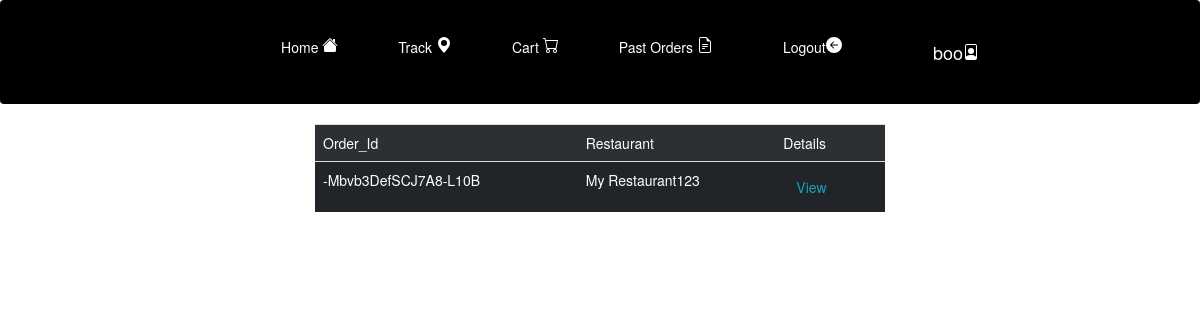
The app's page /past_orders (signed in), older data.
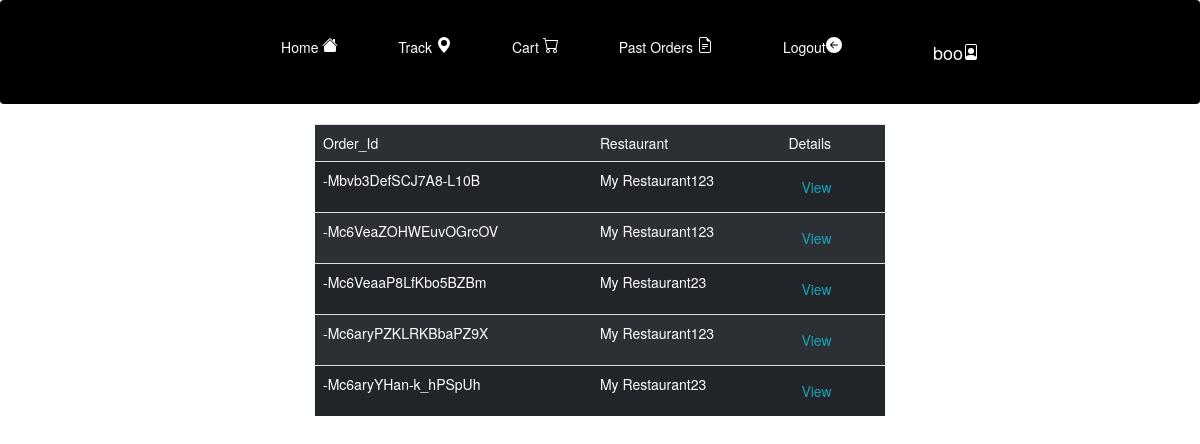
The same page, newer data.
### foodkart/models.py (models this page shows, shortened)
class User(AbstractUser):
    is_customer = models.BooleanField(default=False)
    is_restaurant = models.BooleanField(default=False)
    is_delivery = models.BooleanField(default=False)

class Orders(models.Model):
    order_id=models.CharField(max_length=300,default="XXX")
    restaurant_id=models.ForeignKey(Restaurant,on_delete=models.CASCADE, related_name="user1")
    customer_id=models.ForeignKey(settings.AUTH_USER_MODEL,on_delete=models.CASCADE, related_name="user2")
    exec_id=models.ForeignKey(settings.AUTH_USER_MODEL,on_delete=models.CASCADE, related_name="user3", null=True)
    items=JSONField()
    total_price=models.DecimalField(default=0.00, max_digits=10, decimal_places=2)

class Restaurant(models.Model):
    user=models.OneToOneField(settings.AUTH_USER_MODEL, on_delete=models.CASCADE, primary_key=True)
    reg_num=models.CharField(max_length=200)
    res_name=models.CharField(max_length=200)
    owner=models.CharField(max_length=60)
    mobile = PhoneNumberField()
    latitude=models.DecimalField(max_digits=30, decimal_places=25)
    longitude=models.DecimalField(max_digits=30, decimal_places=25)
    Building=models.CharField(max_length=50, blank=True)
    Floor=models.IntegerField(null=True)
    City=models.CharField(max_length=100)
    State=models.CharField(max_length=100)
    Pin=models.IntegerField()

### foodkart/views.py (the view)
# urls.py: path('past_orders', views.PastOrderlist.as_view(), name='past_order_list'),
class PastOrderlist(UserPassesTestMixin, ListView,LoginRequiredMixin):
    def test_func(self):
        return self.request.user.is_customer
    model=Orders
    template_name='pastorders.html'
    def get_queryset(self):
        orders= Orders.objects.filter(customer_id=self.request.user).select_related('restaurant_id')
        res=[]
        for o in orders:
            r=o.restaurant_id
            res.append({'order_id': o.order_id,'rest_name': r.res_name,'items': (o.items)})
        print(res)
        return res

### templates/pastorders.html (shortened to what this page needs)
{% load static %}
<!DOCTYPE html>
<html>
<head>
</head>
<link rel="stylesheet" href="https://maxcdn.bootstrapcdn.com/bootstrap/4.0.0/css/bootstrap.min.css"
>
<link rel="stylesheet" href="https://maxcdn.bootstrapcdn.com/bootstrap/3.4.1/css/bootstrap.min.css">
<link rel="stylesheet" href="{% static "css/navbar.css" %}">
<link rel="stylesheet" href="{% static "css/modal.css" %}">
<body>
	<nav class="navbar background">
		<ul class="nav-list">
			<li><a href="/home">Home  </a></li>
			<li><a href="/trackorders">Track <svg xmlns="http://www.w3.org/2000/svg" width="16" height="16"
						fill="currentColor" class="bi bi-geo-alt-fill" viewBox="0 0 16 16">
						<path d="M8 16s6-5.686 6-10A6 6 0 0 0 2 6c0 4.314 6 10 6 10zm0-7a3 3 0 1 1 0-6 3 3 0 0 1 0 6z" />
					</svg></a></li>
			<li><a href="/mycart">Cart  </a></li>
			<li><a href="/past_orders">Past Orders </a></li>
			<li><a class="nav-link" href="/logout">Logout<svg xmlns="http://www.w3.org/2000/svg" width="16" height="16"
						fill="currentColor" class="bi bi-arrow-left-circle-fill" viewBox="0 0 16 16">
						<path
							d="M8 0a8 8 0 1 0 0 16A8 8 0 0 0 8 0zm3.5 7.5a.5.5 0 0 1 0 1H5.707l2.147 2.146a.5.5 0 0 1-.708.708l-3-3a.5.5 0 0 1 0-.708l3-3a.5.5 0 1 1 .708.708L5.707 7.5H11.5z" />
					</svg></a></li>
		</ul>
		<ul class="nav navbar-nav navbar-right">
			<li>{% if user.is_authenticated %}
				<a style="color:white" class="navbar-brand" href="/home">{{user.username}} </a>
				{%endif%}
			</li>
		</ul>
	</nav>
	<div class="col-sm-12 col-md-6 col-md-offset-3">
	<table class="table table-striped table-dark">
        <tr>
		<td>Order_Id</td>
		<td> Restaurant </td>
        <td>Details</td>
        </tr>
        {% for order in object_list %}
		<tr><td>{{ order.order_id}}</td>
			<td>{{ order.rest_name }}</td>
        <td><button id="myBtn" class="btn btn-outline-info">View</button></td>
	</tr>
	{% endfor %}
	</table>
	</div>
</body>
<link href="https://api.mapbox.com/mapbox-gl-js/v2.2.0/mapbox-gl.css" rel="stylesheet">
</html>

### foodkart/static/css/navbar.css (style rules this page uses)
.navbar { background-color: black; display: flex; align-items: center; justify-content: center; position: sticky; cursor: pointer; top: 0%; }
.nav-list { display: flex; width: 60%; background-color: black; align-items: center; }
.nav-list li { list-style: none; padding: 26px 30px; }
.nav-list li a { text-decoration: none; color: white; }

Row changes from the older to the newer data that the page shows:
added Orders: order_id "-Mc6VeaZOHWEuvOGrcOV"
added Orders: order_id "-Mc6VeaaP8LfKbo5BZBm"
now on this page (row unchanged): Restaurant: rest_name "My Restaurant23" "My Restaurant23"
added Orders: order_id "-Mc6aryPZKLRKBbaPZ9X"
added Orders: order_id "-Mc6aryYHan-k_hPSpUh"
Text that changed along with them:
new list line: "My Restaurant123"
new list line: "View"
